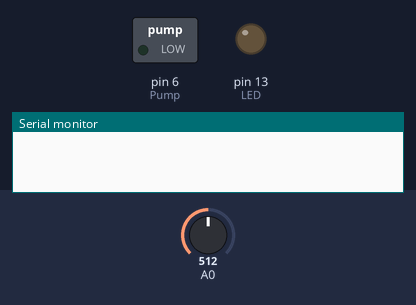
A sketch run on a simulated Arduino Uno, built with avr-gcc and run on an emulated ATmega328P. Shown: switched loads named in the sketch (green lamp = pin HIGH), output pins drawn as LEDs (lit = HIGH), the last lines printed to the serial monitor. The inputs (shaded band) are chosen by the test bench; at power-on: A0 = 512.

Above: at 0.8 s.
0.9 s: A0 set to 527
At 1.7 s:
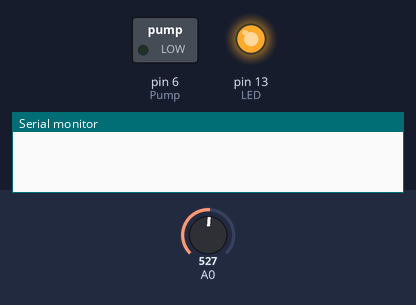
2.4 s: A0 set to 1008
3.9 s: A0 set to 1021
At 4.6 s:
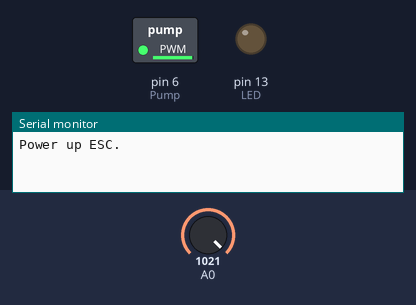
5.4 s: A0 set to 716
At 6.3 s:
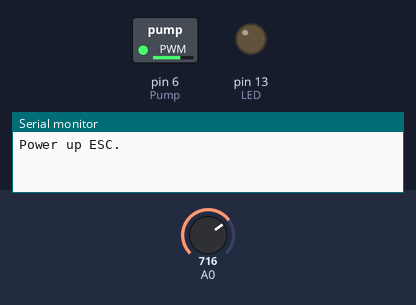
6.9 s: A0 set to 511
At 7.5 s:
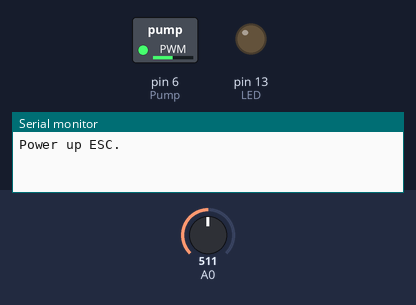
Timing chart, 0 to 9.4 s (numbered marks = the images above; inputs shaded):
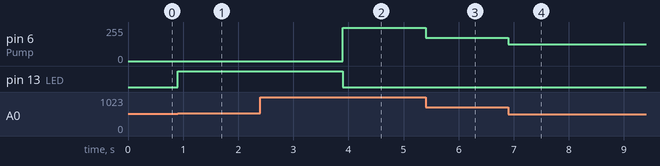

Measured:
- the behaviour switches between 513 and 514 on A0 (found by bisection; images 0 and 1)
- the behaviour switches between 1020 and 1021 on A0 (found by bisection; images 1 and 2)
- after the input at 0.9 s, pin 13 (LED): LOW → HIGH at once
- after the input at 2.4 s, every drawn part: stays the same
- after the input at 3.9 s, pin 6 (Pump): 0/255 → 249/255 at once; pin 13 (LED): HIGH → LOW at once
- after the input at 5.4 s, pin 6 (Pump): 249/255 → 174/255 at once
- after the input at 6.9 s, pin 6 (Pump): 174/255 → 124/255 at once

The sketch:

RP_Driver.ino
```cpp
//Version 0.1.2 11/23/2020

#define Pump 6
#define LED 13

int power = 80;
bool initialized = false;
bool calibrated = false;
int a = 0;
int LED_power = 0;

void setup() {
  pinMode(Pump, OUTPUT);
  pinMode(LED, OUTPUT);
  Serial.begin(9600);
  while(!initialized){
    a = analogRead(A0);
    LED_power = map(a, 0, 1023, 0, 255);
    analogWrite(LED, LED_power);
    if (a > 1020){
      initialized = true;
    }
  }
  analogWrite(LED, 0);
  analogWrite(Pump, 250);
  Serial.println("Power up ESC.");
  while(!calibrated){
    a = analogRead(A0);
    power = map(a, 0, 1023, 0, 250);
    analogWrite(Pump, power);
    if (power < 2){
      calibrated = true;
    }
  }
  Serial.println("Pump started.");

}

void loop() {
  a = analogRead(A0);
  power = map(a, 0, 1023, 0, 250);
  analogWrite(Pump, power);
  LED_power = map(a, 0, 1023, 0, 255);
  analogWrite(LED, LED_power);
}
```
